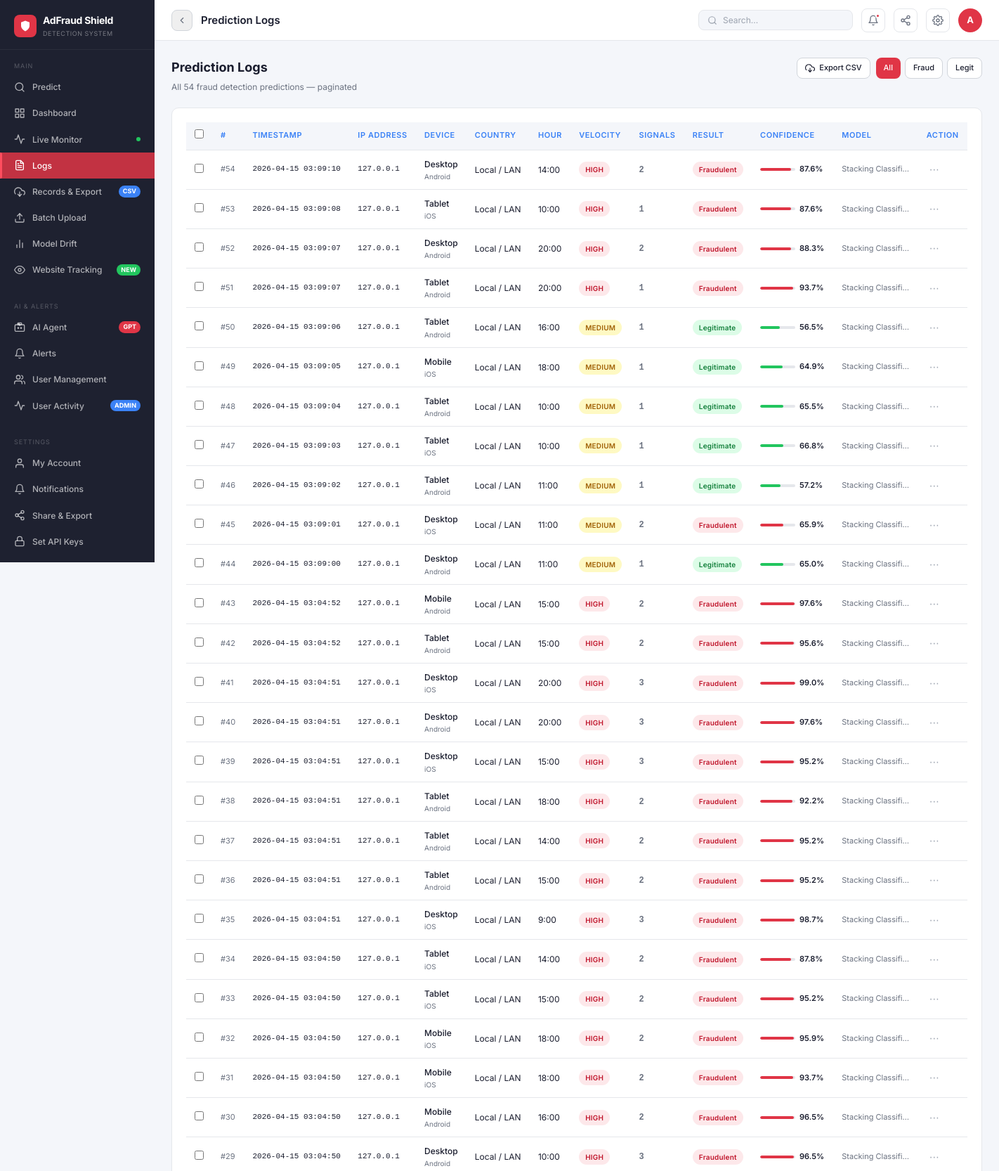
The app's page /logs (signed in, upper part) with its own data.
### app.py (models this page shows, shortened)
class User(UserMixin, db.Model):
    id       = db.Column(db.Integer, primary_key=True)
    username = db.Column(db.String(80), unique=True, nullable=False)
    password = db.Column(db.String(200), nullable=False)
    role     = db.Column(db.String(20), default='user')
    email    = db.Column(db.String(120), default='')
    created  = db.Column(db.String(40), default=lambda: datetime.now().strftime('%Y-%m-%d %H:%M'))

class Prediction(db.Model):
    id         = db.Column(db.Integer, primary_key=True)
    timestamp  = db.Column(db.String(40))
    ip         = db.Column(db.String(50))
    app_id     = db.Column(db.String(20))
    device     = db.Column(db.String(20))
    os         = db.Column(db.String(20))
    channel    = db.Column(db.String(20))
    hour       = db.Column(db.Integer)
    result     = db.Column(db.String(20))
    confidence = db.Column(db.Float)
    model_used = db.Column(db.String(40))
    country    = db.Column(db.String(40), default='Unknown')
    velocity   = db.Column(db.String(10), default='LOW')
    signals    = db.Column(db.Integer, default=0)
    user_id    = db.Column(db.Integer, db.ForeignKey('user.id'), nullable=True)

### app.py (the view)
@app.route('/logs')
@login_required
def logs():
    page = request.args.get('page',1,type=int)
    fr   = request.args.get('filter','all')
    q    = Prediction.query
    if fr != 'all': q = q.filter_by(result=fr)
    entries = q.order_by(Prediction.id.desc()).paginate(page=page, per_page=50)
    return render_template('logs.html', logs=entries, filter=fr)

### app.py (called while the page is built)
@login_manager.user_loader
def load_user(uid): return User.query.get(int(uid))

### templates/logs.html (shortened to what this page needs)
{% extends "base.html" %}
{% block content %}
<div class="page-hdr">
  <div>
    <div class="page-title">Prediction Logs</div>
    <div class="page-sub">All {{ logs.total }} fraud detection predictions — paginated</div>
  </div>
  <div class="page-hdr-actions">
    <a href="/records" class="btn btn-outline btn-sm">
      <svg viewBox="0 0 24 24"><polyline points="8 17 12 21 16 17"/><line x1="12" y1="12" x2="12" y2="21"/><path d="M20.88 18.09A5 5 0 0 0 18 9h-1.26A8 8 0 1 0 3 16.29"/></svg>
      Export CSV
    </a>
    <div style="display:flex;gap:6px;">
      <a href="/logs?filter=all" class="btn {% if filter=='all' %}btn-primary{% else %}btn-outline{% endif %} btn-sm">All</a>
      <a href="/logs?filter=Fraudulent" class="btn {% if filter=='Fraudulent' %}btn-primary{% else %}btn-outline{% endif %} btn-sm">Fraud</a>
      <a href="/logs?filter=Legitimate" class="btn {% if filter=='Legitimate' %}btn-outline{% else %}btn-outline{% endif %} btn-sm">Legit</a>
    </div>
  </div>
</div>
<div class="card">
  <div class="tbl-wrap">
    <table>
      <thead>
        <tr style="background:var(--body-bg);">
          <th style="background:var(--body-bg);"><input type="checkbox" style="cursor:pointer;"></th>
          <th style="background:var(--body-bg);color:var(--blue);">#</th>
          <th style="background:var(--body-bg);color:var(--blue);">Timestamp</th>
          <th style="background:var(--body-bg);color:var(--blue);">IP Address</th>
          <th style="background:var(--body-bg);color:var(--blue);">Device</th>
          <th style="background:var(--body-bg);color:var(--blue);">Country</th>
          <th style="background:var(--body-bg);color:var(--blue);">Hour</th>
          <th style="background:var(--body-bg);color:var(--blue);">Velocity</th>
          <th style="background:var(--body-bg);color:var(--blue);">Signals</th>
          <th style="background:var(--body-bg);color:var(--blue);">Result</th>
          <th style="background:var(--body-bg);color:var(--blue);">Confidence</th>
          <th style="background:var(--body-bg);color:var(--blue);">Model</th>
          <th style="background:var(--body-bg);color:var(--blue);">Action</th>
        </tr>
      </thead>
      <tbody>
        {% for log in logs.items %}
        <tr>
          <td><input type="checkbox" style="cursor:pointer;"></td>
          <td style="color:var(--ink2);font-size:11px;">#{{ log.id }}</td>
          <td class="mono" style="white-space:nowrap;">{{ log.timestamp }}</td>
          <td class="mono">{{ log.ip }}</td>
          <td>
            <div style="font-size:12px;font-weight:500;">{{ log.device }}</div>
            <div style="font-size:10px;color:var(--ink2);">{{ log.os }}</div>
          </td>
          <td style="font-size:12px;">{{ log.country or '—' }}</td>
          <td style="font-size:12px;">{{ log.hour }}:00</td>
          <td><span class="badge {% if log.velocity=='HIGH' %}b-danger{% elif log.velocity=='MEDIUM' %}b-warning{% else %}b-default{% endif %}">{{ log.velocity }}</span></td>
          <td><span style="font-family:monospace;font-size:12px;font-weight:600;color:{% if log.signals and log.signals > 3 %}var(--acc){% else %}var(--ink2){% endif %};">{{ log.signals or 0 }}</span></td>
          <td><span class="badge {% if log.result=='Fraudulent' %}b-fraud{% else %}b-legit{% endif %}">{{ log.result }}</span></td>
          <td>
            <div class="conf-wrap">
              <div class="conf-bar"><div class="conf-fill" style="width:{{ log.confidence }}%;background:{% if log.result=='Fraudulent' %}var(--acc){% else %}var(--grn){% endif %};"></div></div>
              <span style="font-size:11px;font-weight:600;">{{ log.confidence|round(1) }}%</span>
            </div>
          </td>
          <td style="font-size:11px;color:var(--ink2);max-width:120px;overflow:hidden;text-overflow:ellipsis;white-space:nowrap;">{{ log.model_used }}</td>
          <td class="tbl-actions"><button title="Details">&#8943;</button></td>
        </tr>
        {% else %}
        <tr><td colspan="13" style="text-align:center;padding:32px;color:var(--ink2);">No predictions yet. Go to <a href="/" style="color:var(--blue);">Predict</a> to start.</td></tr>
        {% endfor %}
      </tbody>
    </table>
  </div>
</div>
{% endblock %}

### templates/base.html (shortened to what this page needs)
<!DOCTYPE html>
<html lang="en">
<head>
</head>
<body>
<aside class="sidebar">
  <div class="sb-brand">
    <div class="sb-logo">
      <div class="sb-logo-icon">
        <svg viewBox="0 0 24 24"><path d="M12 22s8-4 8-10V5l-8-3-8 3v7c0 6 8 10 8 10z"/></svg>
      </div>
      <div>
        <div class="sb-logo-text">AdFraud Shield</div>
        <div class="sb-logo-sub">Detection System</div>
      </div>
    </div>
  </div>
  <div class="sb-section">
    <div class="sb-section-label">Main</div>
    <a href="/" class="sb-item {% if request.path=='/' %}active{% endif %}">
      <svg viewBox="0 0 24 24"><circle cx="11" cy="11" r="8"/><path d="m21 21-4.35-4.35"/></svg>
      Predict
    </a>
    <a href="/dashboard" class="sb-item {% if request.path=='/dashboard' %}active{% endif %}">
      <svg viewBox="0 0 24 24"><rect x="3" y="3" width="7" height="7"/><rect x="14" y="3" width="7" height="7"/><rect x="14" y="14" width="7" height="7"/><rect x="3" y="14" width="7" height="7"/></svg>
      Dashboard
    </a>
    <a href="/realtime" class="sb-item {% if request.path=='/realtime' %}active{% endif %}">
      <svg viewBox="0 0 24 24"><polyline points="22 12 18 12 15 21 9 3 6 12 2 12"/></svg>
      Live Monitor
      <div class="sb-live"><div class="sb-dot"></div></div>
    </a>
    <a href="/logs" class="sb-item {% if request.path=='/logs' %}active{% endif %}">
      <svg viewBox="0 0 24 24"><path d="M14 2H6a2 2 0 0 0-2 2v16a2 2 0 0 0 2 2h12a2 2 0 0 0 2-2V8z"/><polyline points="14 2 14 8 20 8"/><line x1="16" y1="13" x2="8" y2="13"/><line x1="16" y1="17" x2="8" y2="17"/><polyline points="10 9 9 9 8 9"/></svg>
      Logs
    </a>
    <a href="/records" class="sb-item {% if request.path=='/records' %}active{% endif %}">
      <svg viewBox="0 0 24 24"><polyline points="8 17 12 21 16 17"/><line x1="12" y1="12" x2="12" y2="21"/><path d="M20.88 18.09A5 5 0 0 0 18 9h-1.26A8 8 0 1 0 3 16.29"/></svg>
      Records &amp; Export
      <span class="sb-badge sb-badge-blue">CSV</span>
    </a>
    <a href="/batch" class="sb-item {% if request.path=='/batch' %}active{% endif %}">
      <svg viewBox="0 0 24 24"><path d="M21 15v4a2 2 0 0 1-2 2H5a2 2 0 0 1-2-2v-4"/><polyline points="17 8 12 3 7 8"/><line x1="12" y1="3" x2="12" y2="15"/></svg>
      Batch Upload
    </a>
    <a href="/drift" class="sb-item {% if request.path=='/drift' %}active{% endif %}">
      <svg viewBox="0 0 24 24"><line x1="18" y1="20" x2="18" y2="10"/><line x1="12" y1="20" x2="12" y2="4"/><line x1="6" y1="20" x2="6" y2="14"/></svg>
      Model Drift
    </a>
    <a href="/tracking" class="sb-item {% if request.path=='/tracking' %}active{% endif %}">
      <svg viewBox="0 0 24 24"><path d="M1 12s4-8 11-8 11 8 11 8-4 8-11 8-11-8-11-8z"/><circle cx="12" cy="12" r="3"/></svg>
      Website Tracking
      <span class="sb-badge sb-badge-grn">NEW</span>
    </a>
  </div>
  <div class="sb-section">
    <div class="sb-section-label">AI &amp; Alerts</div>
    <a href="/agent" class="sb-item {% if request.path=='/agent' %}active{% endif %}">
      <svg viewBox="0 0 24 24"><path d="M12 8V4H8"/><rect x="8" y="2" width="8" height="4" rx="1"/><path d="M4 6h16a2 2 0 0 1 2 2v10a2 2 0 0 1-2 2H4a2 2 0 0 1-2-2V8a2 2 0 0 1 2-2z"/><circle cx="9" cy="13" r="1"/><circle cx="15" cy="13" r="1"/></svg>
      AI Agent
      <span class="sb-badge sb-badge-red">GPT</span>
    </a>
    {% if current_user.role == 'admin' %}
    <a href="/alerts" class="sb-item {% if request.path=='/alerts' %}active{% endif %}">
      <svg viewBox="0 0 24 24"><path d="M18 8A6 6 0 0 0 6 8c0 7-3 9-3 9h18s-3-2-3-9"/><path d="M13.73 21a2 2 0 0 1-3.46 0"/></svg>
      Alerts
    </a>
    <a href="/admin/users" class="sb-item {% if request.path=='/admin/users' %}active{% endif %}">
      <svg viewBox="0 0 24 24"><path d="M17 21v-2a4 4 0 0 0-4-4H5a4 4 0 0 0-4 4v2"/><circle cx="9" cy="7" r="4"/><path d="M23 21v-2a4 4 0 0 0-3-3.87"/><path d="M16 3.13a4 4 0 0 1 0 7.75"/></svg>
      User Management
    </a>
    <a href="/admin/activity" class="sb-item {% if request.path=='/admin/activity' %}active{% endif %}">
      <svg viewBox="0 0 24 24"><polyline points="22 12 18 12 15 21 9 3 6 12 2 12"/></svg>
      User Activity
      <span class="sb-badge sb-badge-blue">ADMIN</span>
    </a>
    {% endif %}
  </div>
  <div class="sb-section">
    <div class="sb-section-label">Settings</div>
    <a href="/account" class="sb-item {% if request.path=='/account' %}active{% endif %}">
      <svg viewBox="0 0 24 24"><path d="M20 21v-2a4 4 0 0 0-4-4H8a4 4 0 0 0-4 4v2"/><circle cx="12" cy="7" r="4"/></svg>
      My Account
    </a>
    <a href="/notifications" class="sb-item {% if request.path=='/notifications' %}active{% endif %}">
      <svg viewBox="0 0 24 24"><path d="M18 8A6 6 0 0 0 6 8c0 7-3 9-3 9h18s-3-2-3-9"/><path d="M13.73 21a2 2 0 0 1-3.46 0"/></svg>
      Notifications
    </a>
    <a href="/share" class="sb-item {% if request.path=='/share' %}active{% endif %}">
      <svg viewBox="0 0 24 24"><circle cx="18" cy="5" r="3"/><circle cx="6" cy="12" r="3"/><circle cx="18" cy="19" r="3"/><line x1="8.59" y1="13.51" x2="15.42" y2="17.49"/><line x1="15.41" y1="6.51" x2="8.59" y2="10.49"/></svg>
      Share &amp; Export
    </a>
    {% if current_user.role == 'admin' %}
    <a href="/set_keys" class="sb-item {% if request.path=='/set_keys' %}active{% endif %}">
      <svg viewBox="0 0 24 24"><rect x="3" y="11" width="18" height="11" rx="2" ry="2"/><path d="M7 11V7a5 5 0 0 1 10 0v4"/></svg>
      Set API Keys
    </a>
    {% endif %}
    <a href="/apidocs" target="_blank" class="sb-item">
    </a>
  </div>
</aside>
<div class="main">
  <div class="topbar">
    <button class="tb-back" onclick="history.back()" title="Go back">
      <svg viewBox="0 0 24 24"><polyline points="15 18 9 12 15 6"/></svg>
    </button>
    <div class="tb-breadcrumb">
      <span class="tb-page" id="page-title">AdFraud Shield</span>
    </div>
    <div class="tb-search">
      <svg viewBox="0 0 24 24"><circle cx="11" cy="11" r="8"/><path d="m21 21-4.35-4.35"/></svg>
      <input type="text" placeholder="Search..." id="global-search">
    </div>
    <a href="/notifications" class="tb-icon-btn" title="Notifications">
      <svg viewBox="0 0 24 24"><path d="M18 8A6 6 0 0 0 6 8c0 7-3 9-3 9h18s-3-2-3-9"/><path d="M13.73 21a2 2 0 0 1-3.46 0"/></svg>
      <div class="tb-notif-dot"></div>
    </a>
    <a href="/share" class="tb-icon-btn" title="Share / Export">
      <svg viewBox="0 0 24 24"><circle cx="18" cy="5" r="3"/><circle cx="6" cy="12" r="3"/><circle cx="18" cy="19" r="3"/><line x1="8.59" y1="13.51" x2="15.42" y2="17.49"/><line x1="15.41" y1="6.51" x2="8.59" y2="10.49"/></svg>
    </a>
    <a href="/account" class="tb-icon-btn" title="Settings">
    </a>
    <div class="tb-avatar" title="{{ current_user.username }}">{{ current_user.username[0]|upper }}</div>
  </div>
  <div class="content">
    {% block content %}{% endblock %}
  </div>
</div>
</body>
</html>

### records on screen
User: username "A"
Prediction: id "54", timestamp "2026-04-15 03:09:10", ip "127.0.0.1", device "Desktop", os "Android", country "Local / LAN", hour "14", velocity "HIGH", signals "2", result "Fraudulent", confidence "87.6", model_used "Stacking Classifier"
Prediction: id "53", timestamp "2026-04-15 03:09:08", ip "127.0.0.1", device "Tablet", os "iOS", country "Local / LAN", hour "10", velocity "HIGH", signals "1", result "Fraudulent", confidence "87.6", model_used "Stacking Classifier"
Prediction: id "52", timestamp "2026-04-15 03:09:07", ip "127.0.0.1", device "Desktop", os "Android", country "Local / LAN", hour "20", velocity "HIGH", signals "2", result "Fraudulent", confidence "88.3", model_used "Stacking Classifier"
Prediction: id "51", timestamp "2026-04-15 03:09:07", ip "127.0.0.1", device "Tablet", os "Android", country "Local / LAN", hour "20", velocity "HIGH", signals "1", result "Fraudulent", confidence "93.7", model_used "Stacking Classifier"
Prediction: id "50", timestamp "2026-04-15 03:09:06", ip "127.0.0.1", device "Tablet", os "Android", country "Local / LAN", hour "16", velocity "MEDIUM", signals "1", result "Legitimate", confidence "56.5", model_used "Stacking Classifier"
Prediction: id "49", timestamp "2026-04-15 03:09:05", ip "127.0.0.1", device "Mobile", os "iOS", country "Local / LAN", hour "18", velocity "MEDIUM", signals "1", result "Legitimate", confidence "64.9", model_used "Stacking Classifier"
Prediction: id "48", timestamp "2026-04-15 03:09:04", ip "127.0.0.1", device "Tablet", os "Android", country "Local / LAN", hour "10", velocity "MEDIUM", signals "1", result "Legitimate", confidence "65.5", model_used "Stacking Classifier"
Prediction: id "47", timestamp "2026-04-15 03:09:03", ip "127.0.0.1", device "Tablet", os "iOS", country "Local / LAN", hour "10", velocity "MEDIUM", signals "1", result "Legitimate", confidence "66.8", model_used "Stacking Classifier"
Prediction: id "46", timestamp "2026-04-15 03:09:02", ip "127.0.0.1", device "Tablet", os "Android", country "Local / LAN", hour "11", velocity "MEDIUM", signals "1", result "Legitimate", confidence "57.2", model_used "Stacking Classifier"
Prediction: id "45", timestamp "2026-04-15 03:09:01", ip "127.0.0.1", device "Desktop", os "iOS", country "Local / LAN", hour "11", velocity "MEDIUM", signals "2", result "Fraudulent", confidence "65.9", model_used "Stacking Classifier"
Prediction: id "44", timestamp "2026-04-15 03:09:00", ip "127.0.0.1", device "Desktop", os "Android", country "Local / LAN", hour "11", velocity "MEDIUM", signals "1", result "Legitimate", confidence "65.0", model_used "Stacking Classifier"
Prediction: id "43", timestamp "2026-04-15 03:04:52", ip "127.0.0.1", device "Mobile", os "Android", country "Local / LAN", hour "15", velocity "HIGH", signals "2", result "Fraudulent", confidence "97.6", model_used "Stacking Classifier"
Prediction: id "42", timestamp "2026-04-15 03:04:52", ip "127.0.0.1", device "Tablet", os "Android", country "Local / LAN", hour "15", velocity "HIGH", signals "2", result "Fraudulent", confidence "95.6", model_used "Stacking Classifier"
Prediction: id "41", timestamp "2026-04-15 03:04:51", ip "127.0.0.1", device "Desktop", os "iOS", country "Local / LAN", hour "20", velocity "HIGH", signals "3", result "Fraudulent", confidence "99.0", model_used "Stacking Classifier"
Prediction: id "40", timestamp "2026-04-15 03:04:51", ip "127.0.0.1", device "Desktop", os "Android", country "Local / LAN", hour "20", velocity "HIGH", signals "3", result "Fraudulent", confidence "97.6", model_used "Stacking Classifier"
Prediction: id "39", timestamp "2026-04-15 03:04:51", ip "127.0.0.1", device "Desktop", os "iOS", country "Local / LAN", hour "15", velocity "HIGH", signals "3", result "Fraudulent", confidence "95.2", model_used "Stacking Classifier"
Prediction: id "38", timestamp "2026-04-15 03:04:51", ip "127.0.0.1", device "Tablet", os "Android", country "Local / LAN", hour "18", velocity "HIGH", signals "2", result "Fraudulent", confidence "92.2", model_used "Stacking Classifier"
Prediction: id "37", timestamp "2026-04-15 03:04:51", ip "127.0.0.1", device "Tablet", os "Android", country "Local / LAN", hour "14", velocity "HIGH", signals "2", result "Fraudulent", confidence "95.2", model_used "Stacking Classifier"
Prediction: id "36", timestamp "2026-04-15 03:04:51", ip "127.0.0.1", device "Tablet", os "Android", country "Local / LAN", hour "15", velocity "HIGH", signals "2", result "Fraudulent", confidence "95.2", model_used "Stacking Classifier"
Prediction: id "35", timestamp "2026-04-15 03:04:51", ip "127.0.0.1", device "Desktop", os "iOS", country "Local / LAN", hour "9", velocity "HIGH", signals "3", result "Fraudulent", confidence "98.7", model_used "Stacking Classifier"
Prediction: id "34", timestamp "2026-04-15 03:04:50", ip "127.0.0.1", device "Tablet", os "iOS", country "Local / LAN", hour "14", velocity "HIGH", signals "2", result "Fraudulent", confidence "87.8", model_used "Stacking Classifier"
Prediction: id "33", timestamp "2026-04-15 03:04:50", ip "127.0.0.1", device "Tablet", os "iOS", country "Local / LAN", hour "15", velocity "HIGH", signals "2", result "Fraudulent", confidence "95.2", model_used "Stacking Classifier"
Prediction: id "32", timestamp "2026-04-15 03:04:50", ip "127.0.0.1", device "Mobile", os "iOS", country "Local / LAN", hour "18", velocity "HIGH", signals "2", result "Fraudulent", confidence "95.9", model_used "Stacking Classifier"
Prediction: id "31", timestamp "2026-04-15 03:04:50", ip "127.0.0.1", device "Mobile", os "iOS", country "Local / LAN", hour "18", velocity "HIGH", signals "2", result "Fraudulent", confidence "93.7", model_used "Stacking Classifier"
Prediction: id "30", timestamp "2026-04-15 03:04:50", ip "127.0.0.1", device "Mobile", os "Android", country "Local / LAN", hour "16", velocity "HIGH", signals "2", result "Fraudulent", confidence "96.5", model_used "Stacking Classifier"
Prediction: id "29", timestamp "2026-04-15 03:04:50", ip "127.0.0.1", device "Desktop", os "Android", country "Local / LAN", hour "10", velocity "HIGH", signals "3", result "Fraudulent", confidence "96.5", model_used "Stacking Classifier"

### other values on screen
{{ logs.total }} "54"
